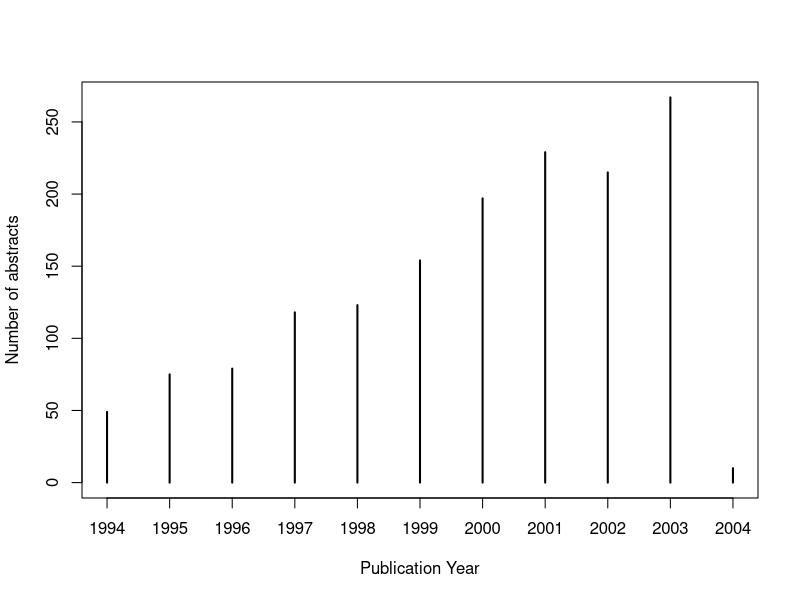
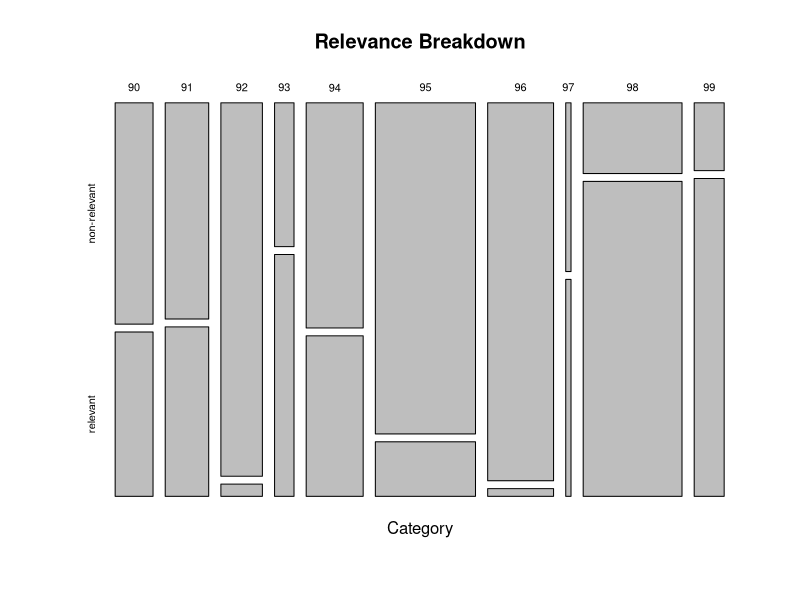

Source code (R) for these figures, in order:
## ---- chunk 1
library(plyr) # mutate()
## ---- chunk 2
meta <- read.table("../info_data/metaData.txt", sep="\t", quote="")
## ---- chunk 3
str(meta)
## ---- chunk 4
colnames(meta) <- c("category", "relevance", "title", "pmid", "journal", "pubYear")
meta$category <- as.factor(meta$category)
meta$pubYear <- as.factor(meta$pubYear)
str(meta)
## ---- chunk 5
title_occurrences <- table(meta$title)
(nrepeats <- length(subset(title_occurrences, title_occurrences>1)))
## ---- chunk 6
plot(table(meta$pubYear), xlab="Publication Year", ylab="Number of abstracts")
## ---- chunk 7
(njournals <- length(unique(meta$journal)))
## ---- chunk 8
table(meta$category)
table(meta$category, meta$relevance)
## ---- chunk 9
# Function to map NR, PR, DR to another string  
isRelevant <- function(category){
  if(category == 'NR'){
    return('non-relevant');
  }
  return('relevant'); # if PR or DR 
}

# Use the function to add a column to our meta dataframe 
relevances <- unlist(llply(meta$relevance, isRelevant)) # it cannot be a list, needs to be an array of strings (character) 
meta <- mutate(meta, class = relevances)
meta$class <- as.factor(meta$class)

# See the breakdown of relevant and non-relevant abstracts in each category : 
plot(table(meta$category, meta$class), main="Relevance Breakdown", xlab="Category")
text(5,5)
